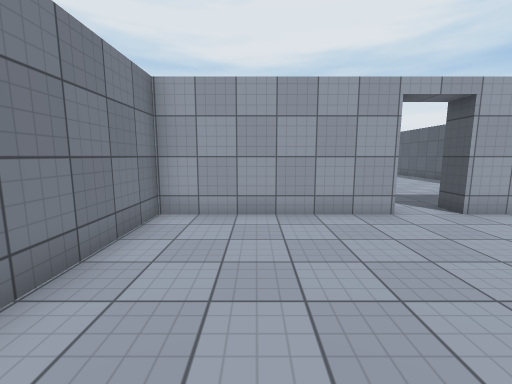
View 1 (above)

17 first-person views from a walk through a Unity game level. The camera is 1.5 m above the floor, tilts 8° down and sees 90° across. The floor is counted in squares, 1 m on a side. Each view is taken from the middle of a square. On the plan, view 1 faces up. The plan holds only what a view shows up to about 13 squares ahead; the rest is blank. The place goes on beyond the plan. The player character is not drawn. Door leaves are left out, so doorways stand open. Surface patterns are stand-ins for the level's own textures.

View 2
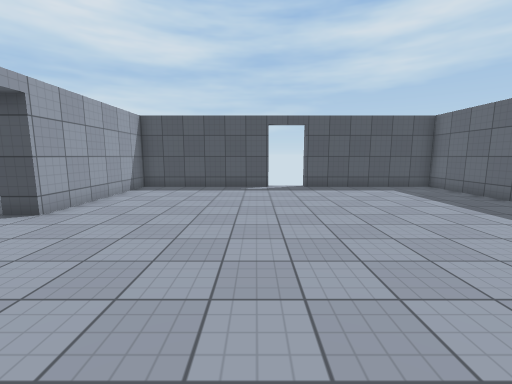

View 3
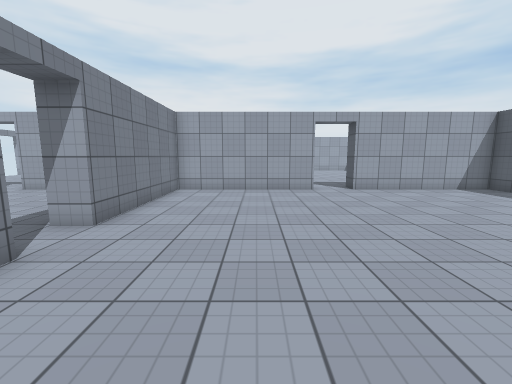

View 4
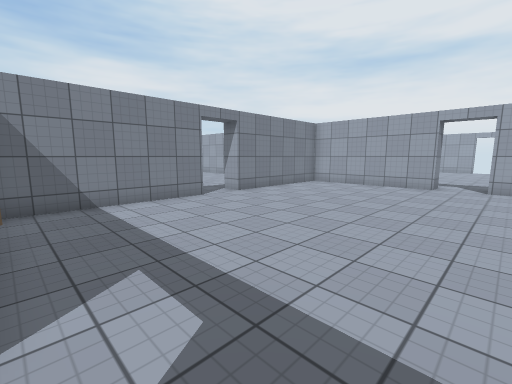

View 5
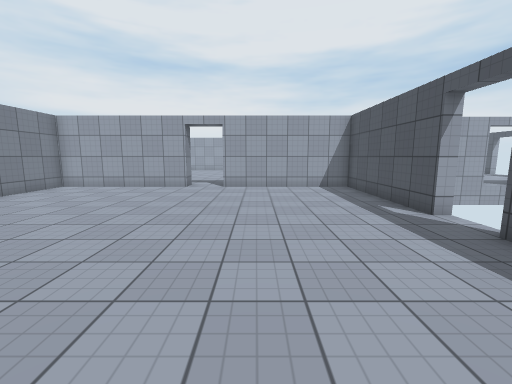

View 6
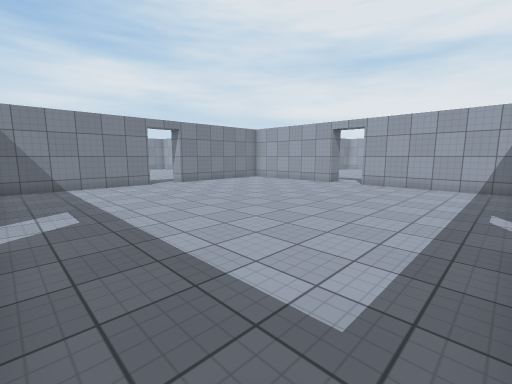

View 7
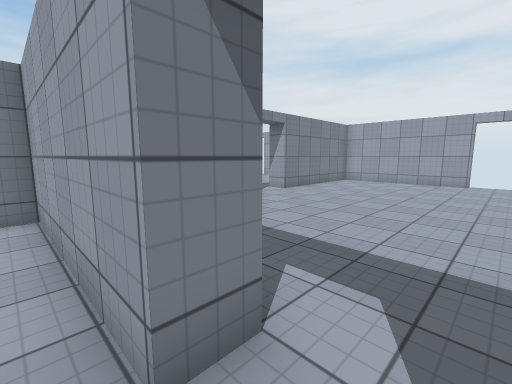

View 8
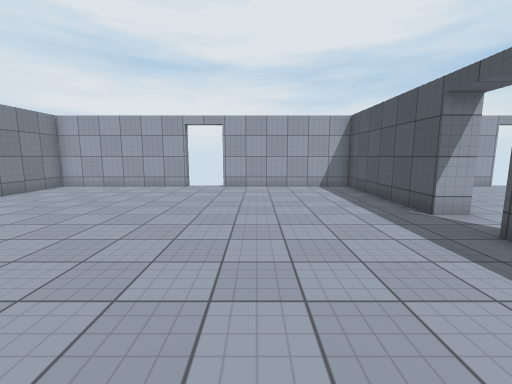

View 9
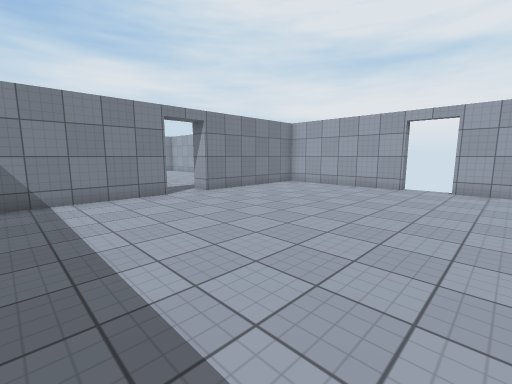

View 10
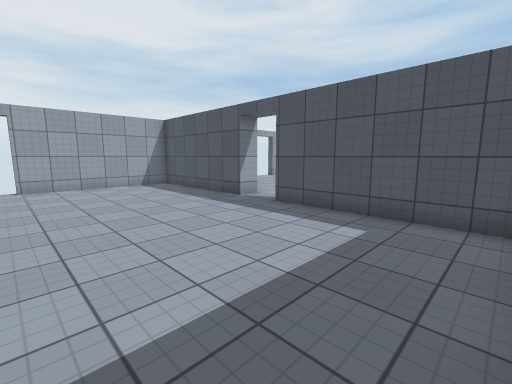

View 11
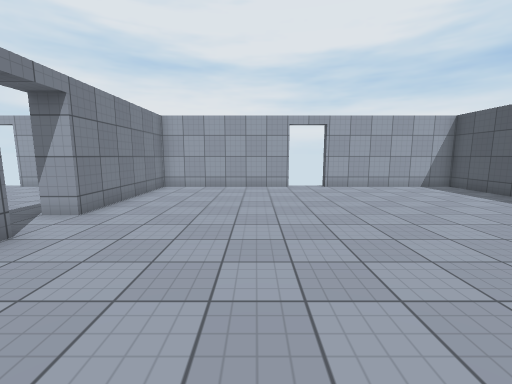

View 12
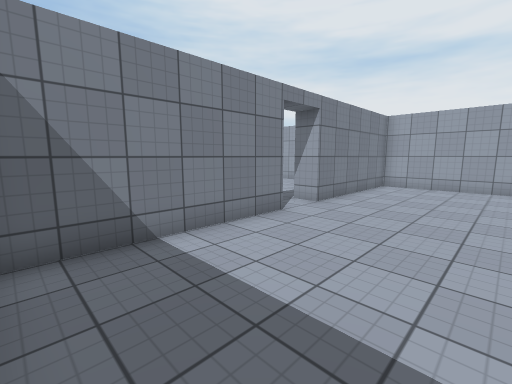

View 13
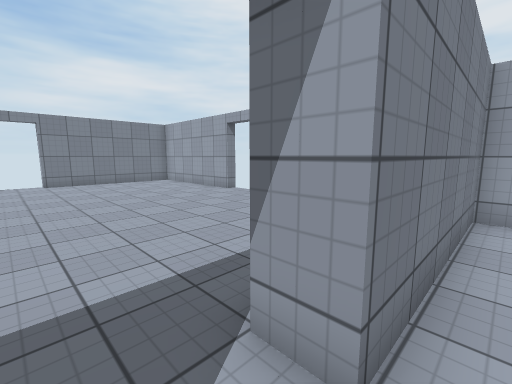

View 14
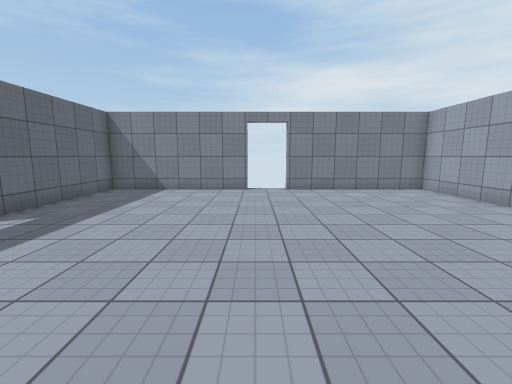

View 15
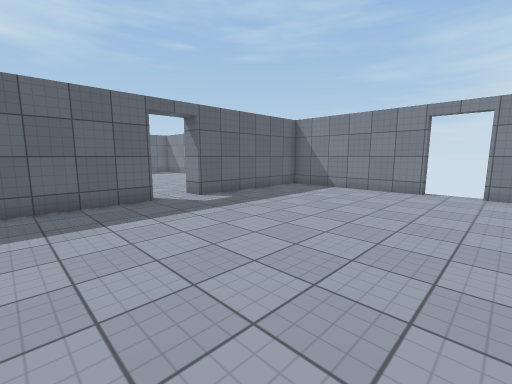

View 16
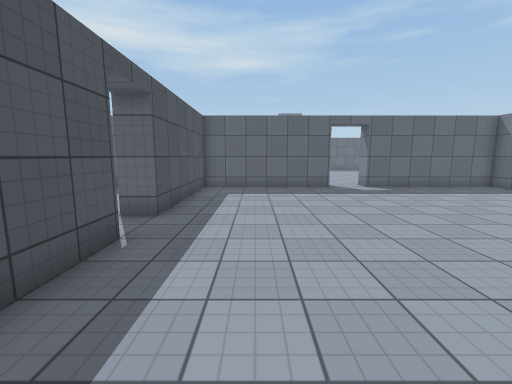

View 17
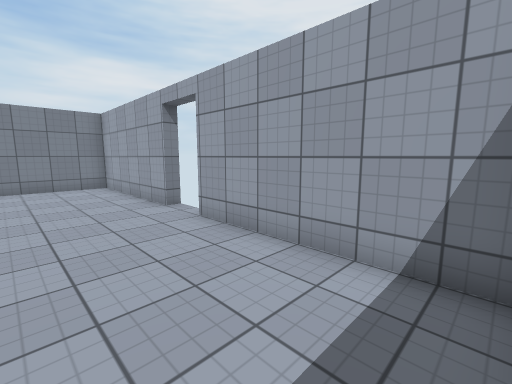

### Floor plan
Ten units are one square. View 1 is at (0, 0); x grows to the right and y downward. Boxes are objects, and circles mark ways between rooms. Rooms are numbered by the first view taken in them; rooms with no view inside come last. Other rooms are left out.
<svg viewBox="-185 -225 310 305">
<path fill="none" stroke="#000" d="M36 -65 -25 -65 -25 -4M-25 14 -25 71M115 -4 115 -65 54 -65M115 75 115 14M36 -215 -25 -215 -25 -154M-25 -136 -25 -79M115 -154 115 -215 54 -215M115 -79 115 -136M-114 -215 -175 -215 -175 -154M-175 -136 -175 -75 -114 -75M-35 -154 -35 -176M-96 -75 -35 -75 -35 -136M-39 -215 -96 -215"/>
<rect x="5" y="65" width="10" height="10" fill="#bbb"><title>other object</title></rect>
<circle cx="45" cy="-70" r="3" fill="#2a7"/>
<circle cx="-30" cy="-145" r="3" fill="#2a7"/>
<text x="40" y="0">1</text>
<text x="40" y="-150">2</text>
<text x="-110" y="-150">3</text>
</svg>
Room 1 opens to room 2. Room 2 opens to room 3.

Where each view was taken, in squares from view 1:
view 1: 0 up, 0 right, facing up
view 2: 1 up, 1 left, facing right
view 3: 5 down, 1 right, facing up
view 4: 7 down, 6 right, facing up-left
view 5: 6 down, 7 right, facing up
view 6: 7 down, 11 right, facing up-left
view 7: 6 up, 5 right, facing up-left
view 8: 9 up, 7 right, facing up
view 9: 9 up, 7 right, facing up-left
view 10: 8 up, 5 right, facing up-right
view 11: 9 up, 2 right, facing up
view 12: 8 up, 2 right, facing up-left
view 13: 14 up, 2 left, facing up-left
view 14: 14 up, 6 left, facing left
view 15: 16 up, 6 left, facing down-left
view 16: 20 up, 6 left, facing down
view 17: 18 up, 4 left, facing up-left
